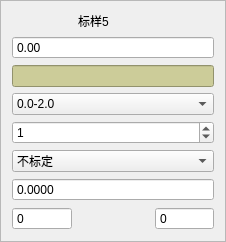
          <widget class="QFrame" name="frame_6">
           <property name="sizePolicy">
            <sizepolicy hsizetype="Minimum" vsizetype="Minimum">
             <horstretch>0</horstretch>
             <verstretch>0</verstretch>
            </sizepolicy>
           </property>
           <property name="minimumSize">
            <size>
             <width>213</width>
             <height>224</height>
            </size>
           </property>
           <property name="frameShape">
            <enum>QFrame::StyledPanel</enum>
           </property>
           <property name="frameShadow">
            <enum>QFrame::Plain</enum>
           </property>
           <layout class="QGridLayout" name="gridLayout_9">
            <item row="0" column="0">
             <spacer name="horizontalSpacer_11">
              <property name="orientation">
               <enum>Qt::Horizontal</enum>
              </property>
              <property name="sizeHint" stdset="0">
               <size>
                <width>60</width>
                <height>16</height>
               </size>
              </property>
             </spacer>
            </item>
            <item row="0" column="1" colspan="2">
             <widget class="QLabel" name="lbCali5">
              <property name="sizePolicy">
               <sizepolicy hsizetype="Fixed" vsizetype="Preferred">
                <horstretch>0</horstretch>
                <verstretch>0</verstretch>
               </sizepolicy>
              </property>
              <property name="minimumSize">
               <size>
                <width>65</width>
                <height>0</height>
               </size>
              </property>
              <property name="text">
               <string>标样5</string>
              </property>
             </widget>
            </item>
            <item row="0" column="4">
             <spacer name="horizontalSpacer_12">
              <property name="orientation">
               <enum>Qt::Horizontal</enum>
              </property>
              <property name="sizeHint" stdset="0">
               <size>
                <width>59</width>
                <height>16</height>
               </size>
              </property>
             </spacer>
            </item>
            <item row="2" column="0" colspan="5">
             <widget class="QLineEdit" name="leAbs5">
              <property name="enabled">
               <bool>true</bool>
              </property>
              <property name="sizePolicy">
               <sizepolicy hsizetype="Preferred" vsizetype="Preferred">
                <horstretch>0</horstretch>
                <verstretch>0</verstretch>
               </sizepolicy>
              </property>
              <property name="minimumSize">
               <size>
                <width>103</width>
                <height>0</height>
               </size>
              </property>
              <property name="styleSheet">
               <string notr="true">QLineEdit {
	background-color: rgb(204, 204, 153);
	min-Width: 99px;
}</string>
              </property>
              <property name="readOnly">
               <bool>true</bool>
              </property>
             </widget>
            </item>
            <item row="3" column="0" colspan="5">
             <widget class="QComboBox" name="cbRange5">
              <item>
               <property name="text">
                <string>0.0-2.0</string>
               </property>
              </item>
              <item>
               <property name="text">
                <string>0.0-10.0</string>
               </property>
              </item>
              <item>
               <property name="text">
                <string>自定义量程</string>
               </property>
              </item>
              <item>
               <property name="text">
                <string>新建项目</string>
               </property>
              </item>
             </widget>
            </item>
            <item row="4" column="0" colspan="5">
             <widget class="QSpinBox" name="num5">
              <property name="minimum">
               <number>0</number>
              </property>
              <property name="maximum">
               <number>5</number>
              </property>
              <property name="value">
               <number>1</number>
              </property>
             </widget>
            </item>
            <item row="5" column="0" colspan="5">
             <widget class="QComboBox" name="cbSelect5">
              <item>
               <property name="text">
                <string>不标定</string>
               </property>
              </item>
              <item>
               <property name="text">
                <string>待标定</string>
               </property>
              </item>
              <item>
               <property name="text">
                <string>已标定</string>
               </property>
              </item>
             </widget>
            </item>
            <item row="6" column="0" colspan="5">
             <widget class="QDoubleSpinBox" name="backCal5">
              <property name="buttonSymbols">
               <enum>QAbstractSpinBox::NoButtons</enum>
              </property>
              <property name="decimals">
               <number>4</number>
              </property>
              <property name="maximum">
               <double>9999.000000000000000</double>
              </property>
             </widget>
            </item>
            <item row="1" column="0" colspan="5">
             <widget class="QDoubleSpinBox" name="dsbConc5">
              <property name="buttonSymbols">
               <enum>QAbstractSpinBox::NoButtons</enum>
              </property>
              <property name="maximum">
               <double>9999.000000000000000</double>
              </property>
             </widget>
            </item>
            <item row="7" column="0">
             <widget class="QSpinBox" name="sbSample5">
              <property name="buttonSymbols">
               <enum>QAbstractSpinBox::NoButtons</enum>
              </property>
              <property name="maximum">
               <number>20</number>
              </property>
             </widget>
            </item>
            <item row="7" column="4">
             <widget class="QSpinBox" name="sbWater5">
              <property name="buttonSymbols">
               <enum>QAbstractSpinBox::NoButtons</enum>
              </property>
              <property name="maximum">
               <number>20</number>
              </property>
             </widget>
            </item>
           </layout>
          </widget>
